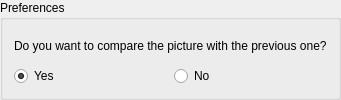
                  <widget class="QGroupBox" name="groupBox">
                   <property name="maximumSize">
                    <size>
                     <width>16777215</width>
                     <height>100</height>
                    </size>
                   </property>
                   <property name="title">
                    <string>Preferences</string>
                   </property>
                   <layout class="QVBoxLayout" name="verticalLayout_8">
                    <item>
                     <widget class="QLabel" name="label_6">
                      <property name="text">
                       <string>Do you want to compare the picture with the previous one?</string>
                      </property>
                     </widget>
                    </item>
                    <item>
                     <layout class="QHBoxLayout" name="horizontalLayout">
                      <item>
                       <widget class="QRadioButton" name="RB_PreYes">
                        <property name="text">
                         <string>Yes</string>
                        </property>
                        <property name="checked">
                         <bool>true</bool>
                        </property>
                       </widget>
                      </item>
                      <item>
                       <widget class="QRadioButton" name="RB_PreNo">
                        <property name="text">
                         <string>No</string>
                        </property>
                       </widget>
                      </item>
                     </layout>
                    </item>
                   </layout>
                  </widget>
